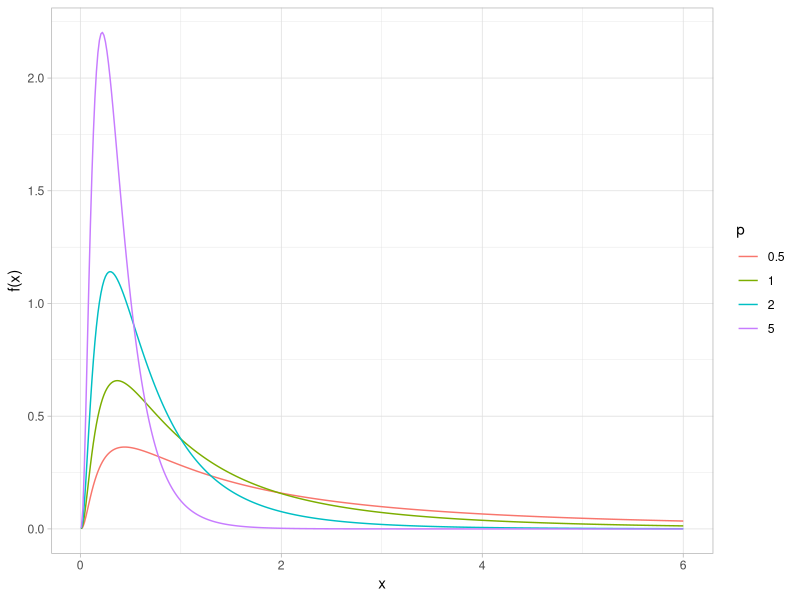
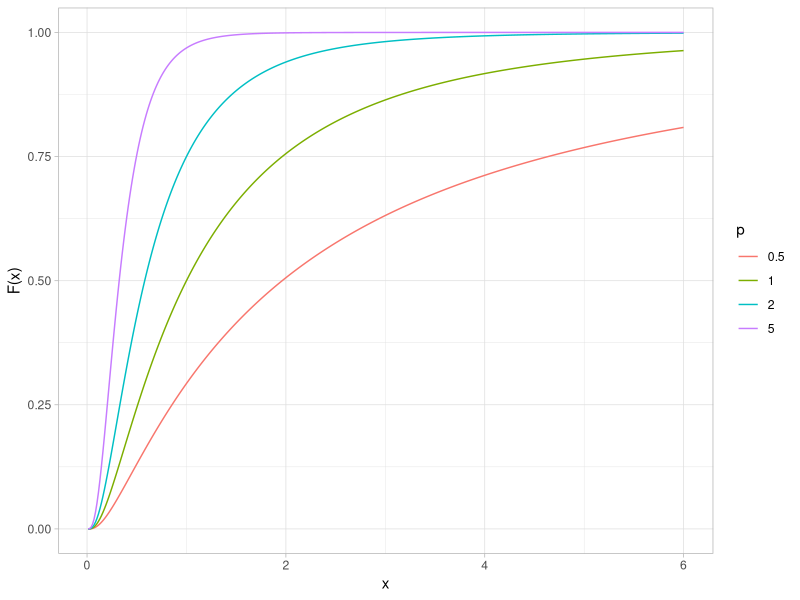
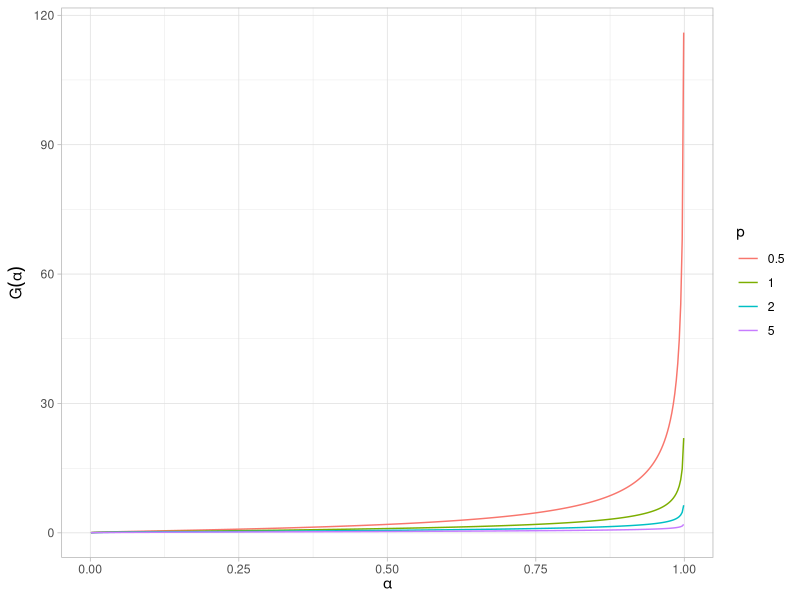
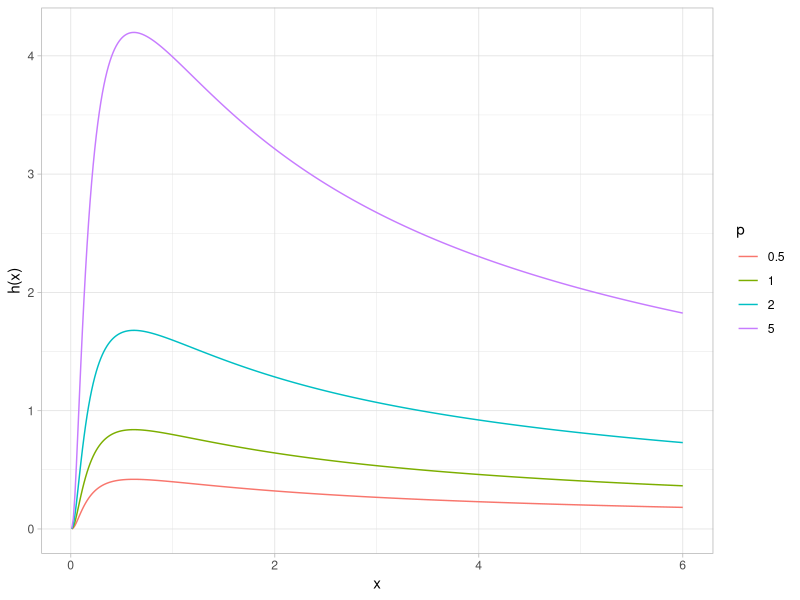
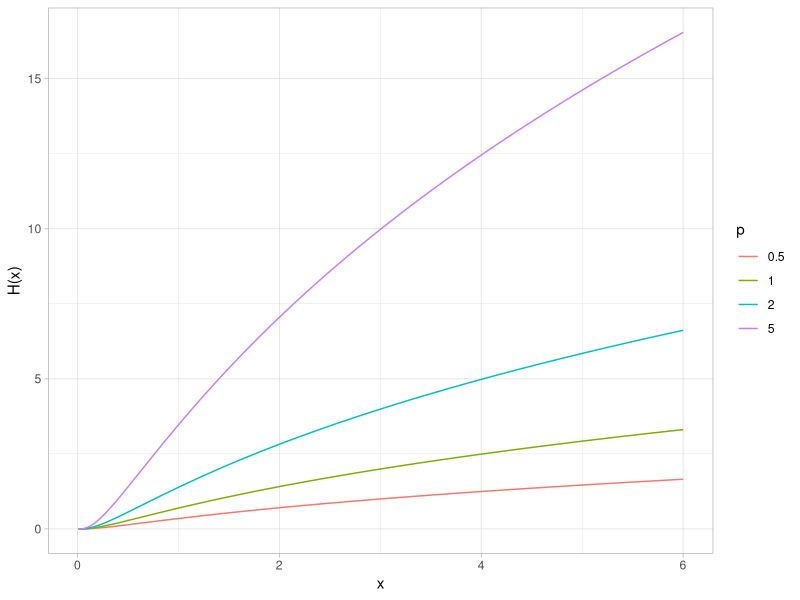
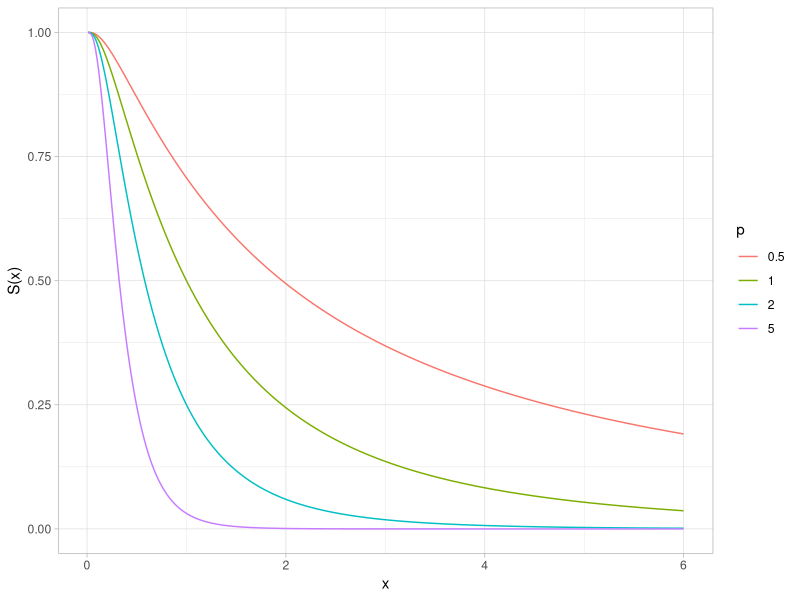
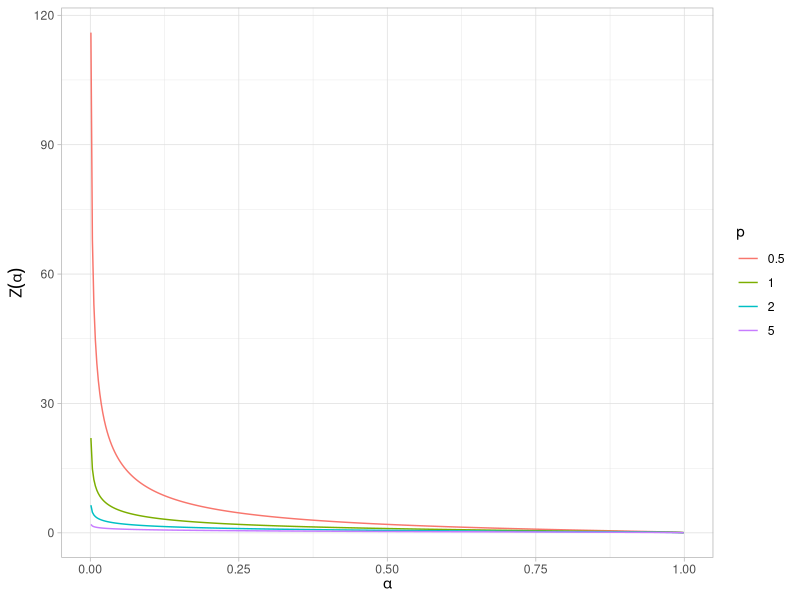

Source code (R) for these figures, in order:
## ---- chunk 1
#| code-fold: true
#| label: fig-power-lognormal-dist-pdf
#| fig-cap: "Power lognormal probability density function (sigma = 1)"
#| message: false
library(tidyverse)

dplnorm <- function(x, p, sigma = 1) {
  (p / (x * sigma)) * dnorm(log(x) / sigma) * (pnorm(-log(x) / sigma))^(p - 1)
}

tibble(x = seq(0.01, 6, length.out = 401)) |>
  expand_grid(p = c(0.5, 1, 2, 5)) |>
  mutate(y = dplnorm(x, p),
         p = factor(p)) |>
  ggplot(aes(x, y, color = p)) +
  geom_line() +
  labs(x = "x", y = "f(x)", color = "p") +
  theme_light()
## ---- chunk 2
#| code-fold: true
#| label: fig-power-lognormal-dist-cdf
#| fig-cap: "Power lognormal cumulative distribution function (sigma = 1)"
pplnorm <- function(x, p, sigma = 1) 1 - (pnorm(-log(x) / sigma))^p

tibble(x = seq(0.01, 6, length.out = 401)) |>
  expand_grid(p = c(0.5, 1, 2, 5)) |>
  mutate(y = pplnorm(x, p),
         p = factor(p)) |>
  ggplot(aes(x, y, color = p)) +
  geom_line() +
  labs(x = "x", y = "F(x)", color = "p") +
  theme_light()
## ---- chunk 3
#| code-fold: true
#| label: fig-power-lognormal-dist-ppf
#| fig-cap: "Power lognormal percent point function (sigma = 1)"
qplnorm <- function(f, p, sigma = 1) exp(qnorm(1 - (1 - f)^(1 / p)) * sigma)

tibble(p_prob = seq(0.001, 0.999, length.out = 401)) |>
  expand_grid(p = c(0.5, 1, 2, 5)) |>
  mutate(x = qplnorm(p_prob, p),
         p = factor(p)) |>
  ggplot(aes(p_prob, x, color = p)) +
  geom_line() +
  labs(x = expression(alpha), y = expression(G(alpha)), color = "p") +
  theme_light()
## ---- chunk 4
#| code-fold: true
#| label: fig-power-lognormal-dist-hazard
#| fig-cap: "Power lognormal hazard function (sigma = 1)"
hplnorm <- function(x, p, sigma = 1) {
  p * (1 / (x * sigma)) * dnorm(log(x) / sigma) / pnorm(-log(x) / sigma)
}

tibble(x = seq(0.01, 6, length.out = 401)) |>
  expand_grid(p = c(0.5, 1, 2, 5)) |>
  mutate(y = hplnorm(x, p),
         p = factor(p)) |>
  ggplot(aes(x, y, color = p)) +
  geom_line() +
  labs(x = "x", y = "h(x)", color = "p") +
  theme_light()
## ---- chunk 5
#| code-fold: true
#| label: fig-power-lognormal-dist-cumulative-hazard
#| fig-cap: "Power lognormal cumulative hazard function (sigma = 1)"
hplnorm_cum <- function(x, p, sigma = 1) -log((pnorm(-log(x) / sigma))^p)

tibble(x = seq(0.01, 6, length.out = 401)) |>
  expand_grid(p = c(0.5, 1, 2, 5)) |>
  mutate(y = hplnorm_cum(x, p),
         p = factor(p)) |>
  ggplot(aes(x, y, color = p)) +
  geom_line() +
  labs(x = "x", y = "H(x)", color = "p") +
  theme_light()
## ---- chunk 6
#| code-fold: true
#| label: fig-power-lognormal-dist-survival
#| fig-cap: "Power lognormal survival function (sigma = 1)"
splnorm <- function(x, p, sigma = 1) (pnorm(-log(x) / sigma))^p

tibble(x = seq(0.01, 6, length.out = 401)) |>
  expand_grid(p = c(0.5, 1, 2, 5)) |>
  mutate(y = splnorm(x, p),
         p = factor(p)) |>
  ggplot(aes(x, y, color = p)) +
  geom_line() +
  labs(x = "x", y = "S(x)", color = "p") +
  theme_light()
## ---- chunk 7
#| code-fold: true
#| label: fig-power-lognormal-dist-inverse-survival
#| fig-cap: "Power lognormal inverse survival function (sigma = 1)"
zplnorm <- function(f, p, sigma = 1) exp(qnorm(1 - f^(1 / p)) * sigma)

tibble(p_prob = seq(0.001, 0.999, length.out = 401)) |>
  expand_grid(p = c(0.5, 1, 2, 5)) |>
  mutate(z = zplnorm(p_prob, p),
         p = factor(p)) |>
  ggplot(aes(p_prob, z, color = p)) +
  geom_line() +
  labs(x = expression(alpha), y = expression(Z(alpha)), color = "p") +
  theme_light()
